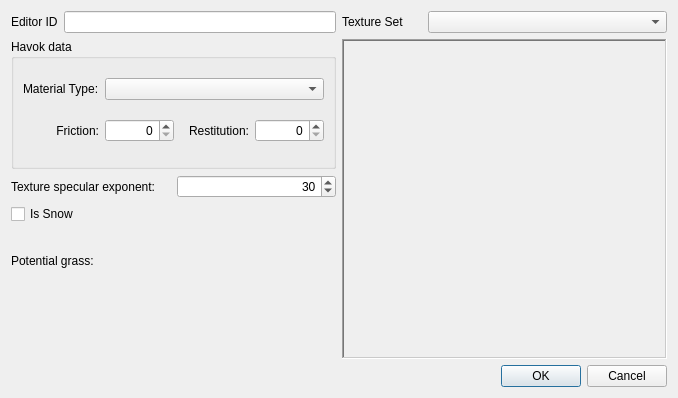
<?xml version="1.0" encoding="UTF-8"?>
<ui version="4.0">
 <class>FormDialogLandTexture</class>
 <widget class="QDialog" name="FormDialogLandTexture">
  <property name="geometry">
   <rect>
    <x>0</x>
    <y>0</y>
    <width>678</width>
    <height>398</height>
   </rect>
  </property>
  <property name="windowTitle">
   <string>Dialog</string>
  </property>
  <layout class="QGridLayout" name="gridLayout" columnstretch="1,1">
   <item row="0" column="1">
    <layout class="QVBoxLayout" name="verticalLayout_2" stretch="0,1">
     <item>
      <layout class="QHBoxLayout" name="horizontalLayout_2" stretch="1,3">
       <item>
        <widget class="QLabel" name="label_5">
         <property name="text">
          <string>Texture Set</string>
         </property>
         <property name="buddy">
          <cstring>textureset</cstring>
         </property>
        </widget>
       </item>
       <item>
        <widget class="FormPicker" name="textureset"/>
       </item>
      </layout>
     </item>
     <item>
      <widget class="QFrame" name="texturesetPreview">
       <property name="frameShape">
        <enum>QFrame::WinPanel</enum>
       </property>
       <property name="frameShadow">
        <enum>QFrame::Sunken</enum>
       </property>
      </widget>
     </item>
    </layout>
   </item>
   <item row="2" column="0" colspan="2">
    <layout class="QHBoxLayout">
     <property name="spacing">
      <number>6</number>
     </property>
     <property name="leftMargin">
      <number>0</number>
     </property>
     <property name="topMargin">
      <number>0</number>
     </property>
     <property name="rightMargin">
      <number>0</number>
     </property>
     <property name="bottomMargin">
      <number>0</number>
     </property>
     <item>
      <spacer>
       <property name="orientation">
        <enum>Qt::Horizontal</enum>
       </property>
       <property name="sizeHint" stdset="0">
        <size>
         <width>0</width>
         <height>0</height>
        </size>
       </property>
      </spacer>
     </item>
     <item>
      <widget class="QPushButton" name="buttonOK">
       <property name="text">
        <string>OK</string>
       </property>
      </widget>
     </item>
     <item>
      <widget class="QPushButton" name="buttonCancel">
       <property name="text">
        <string>Cancel</string>
       </property>
      </widget>
     </item>
    </layout>
   </item>
   <item row="0" column="0">
    <layout class="QVBoxLayout" name="verticalLayout">
     <item>
      <layout class="QHBoxLayout" name="horizontalLayout">
       <item>
        <widget class="QLabel" name="label">
         <property name="text">
          <string>Editor ID</string>
         </property>
         <property name="buddy">
          <cstring>editorID</cstring>
         </property>
        </widget>
       </item>
       <item>
        <widget class="QLineEdit" name="editorID"/>
       </item>
      </layout>
     </item>
     <item>
      <widget class="QGroupBox" name="groupBox">
       <property name="title">
        <string>Havok data</string>
       </property>
       <layout class="QGridLayout" name="gridLayout_2">
        <property name="topMargin">
         <number>6</number>
        </property>
        <item row="1" column="1">
         <widget class="QSpinBox" name="havokFriction">
          <property name="alignment">
           <set>Qt::AlignRight|Qt::AlignTrailing|Qt::AlignVCenter</set>
          </property>
         </widget>
        </item>
        <item row="1" column="2">
         <widget class="QLabel" name="label_4">
          <property name="text">
           <string>Restitution:</string>
          </property>
          <property name="alignment">
           <set>Qt::AlignRight|Qt::AlignTrailing|Qt::AlignVCenter</set>
          </property>
          <property name="buddy">
           <cstring>havokRestitution</cstring>
          </property>
         </widget>
        </item>
        <item row="1" column="0">
         <widget class="QLabel" name="label_3">
          <property name="text">
           <string>Friction:</string>
          </property>
          <property name="alignment">
           <set>Qt::AlignRight|Qt::AlignTrailing|Qt::AlignVCenter</set>
          </property>
          <property name="buddy">
           <cstring>havokFriction</cstring>
          </property>
         </widget>
        </item>
        <item row="0" column="0">
         <widget class="QLabel" name="label_2">
          <property name="text">
           <string>Material Type:</string>
          </property>
          <property name="buddy">
           <cstring>havokMaterialType</cstring>
          </property>
         </widget>
        </item>
        <item row="1" column="3">
         <widget class="QSpinBox" name="havokRestitution">
          <property name="alignment">
           <set>Qt::AlignRight|Qt::AlignTrailing|Qt::AlignVCenter</set>
          </property>
         </widget>
        </item>
        <item row="0" column="1" colspan="3">
         <widget class="FormPicker" name="havokMaterialType"/>
        </item>
       </layout>
      </widget>
     </item>
     <item>
      <layout class="QHBoxLayout" name="horizontalLayout_3">
       <item>
        <widget class="QLabel" name="label_6">
         <property name="text">
          <string>Texture specular exponent:</string>
         </property>
         <property name="buddy">
          <cstring>specularExponent</cstring>
         </property>
        </widget>
       </item>
       <item>
        <widget class="QSpinBox" name="specularExponent">
         <property name="alignment">
          <set>Qt::AlignRight|Qt::AlignTrailing|Qt::AlignVCenter</set>
         </property>
         <property name="value">
          <number>30</number>
         </property>
        </widget>
       </item>
      </layout>
     </item>
     <item>
      <widget class="QCheckBox" name="isSnow">
       <property name="text">
        <string>Is Snow</string>
       </property>
      </widget>
     </item>
     <item>
      <layout class="QVBoxLayout" name="verticalLayout_3">
       <item>
        <widget class="QLabel" name="label_7">
         <property name="text">
          <string>Potential grass:</string>
         </property>
        </widget>
       </item>
       <item>
        <widget class="DKFormListPane" name="grasses">
         <property name="showFormTypes">
          <bool>false</bool>
         </property>
         <property name="showIndices">
          <bool>false</bool>
         </property>
         <property name="showMoveButtons">
          <bool>false</bool>
         </property>
         <property name="showRemoveButton">
          <bool>false</bool>
         </property>
        </widget>
       </item>
      </layout>
     </item>
    </layout>
   </item>
  </layout>
 </widget>
 <customwidgets>
  <customwidget>
   <class>DKFormListPane</class>
   <extends>QWidget</extends>
   <header>widgets/DKFormListPane.h</header>
  </customwidget>
  <customwidget>
   <class>FormPicker</class>
   <extends>QComboBox</extends>
   <header>ui/generic/FormPicker.h</header>
  </customwidget>
 </customwidgets>
 <tabstops>
  <tabstop>editorID</tabstop>
  <tabstop>textureset</tabstop>
  <tabstop>havokMaterialType</tabstop>
  <tabstop>havokFriction</tabstop>
  <tabstop>havokRestitution</tabstop>
  <tabstop>specularExponent</tabstop>
  <tabstop>isSnow</tabstop>
  <tabstop>buttonOK</tabstop>
  <tabstop>buttonCancel</tabstop>
 </tabstops>
 <resources/>
 <connections/>
</ui>
